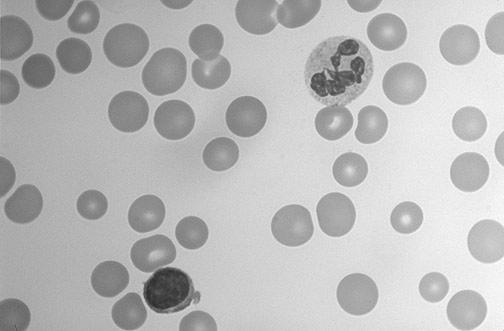
%> input picture Exam/examdata/blood.png, 504 x 331 px
$ octave task2.m   (GNU Octave 9; MATLAB toolbox functions it lacks are replaced by stand-ins)
%> lines starting %> are read from the running program, lines starting %| are printed output that depends on the picture; in (x1, y1, x2, y2) boxes, pixels count from 0 and x2, y2 are one past the last pixel; in counts of white or black regions, pixels touching at a corner belong together; the program's own positions count from 1
%% Load image
img = imread('examdata/blood.png');
%> img is the input picture: size 331x504 uint8; min 43, max 255, mean 186.3
figure
imshow(img)

%% Find sensitivity value that creates a good match for our background
T = adaptthresh(img,0.58,'ForegroundPolarity','dark');
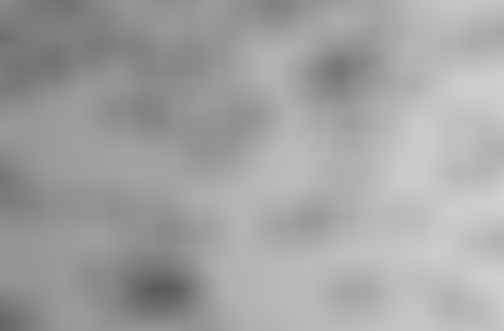
%> T: size 331x504 double; min 0.362, max 0.821, mean 0.639
imshow(T)

%% Binarize Image
img_binary = imbinarize(img, 'adaptive', 'Sensitivity',0.58, 'ForegroundPolarity','dark');
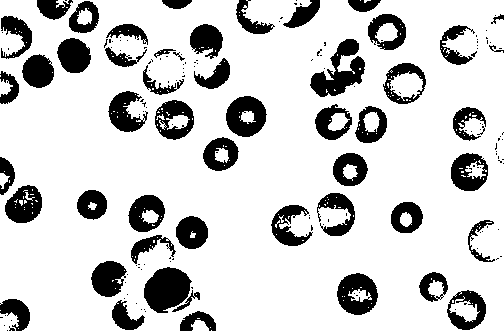
%> img_binary: size 331x504 logical; 81% white; 175 black regions (124 under 20 px), largest, box (x1, y1, x2, y2) and area: (144, 267, 192, 313) 1559, (310, 39, 365, 97) 1502, (226, 96, 267, 137) 1157
img_binary = abs(img_binary-1);
imshow(img_binary)

%% Dilate and erode
se = strel('disk', 3, 0);
eroded = imerode(img_binary, se);
%> eroded: size 331x504 double; values 0 (black) and 1 (white), 6.9% white; 87 white regions (28 under 20 px), largest, box (x1, y1, x2, y2) and area: (147, 270, 188, 310) 1163, (229, 99, 264, 134) 632, (60, 41, 88, 70) 616
se = strel('disk', 4, 0);
dilated = imdilate(eroded, se);
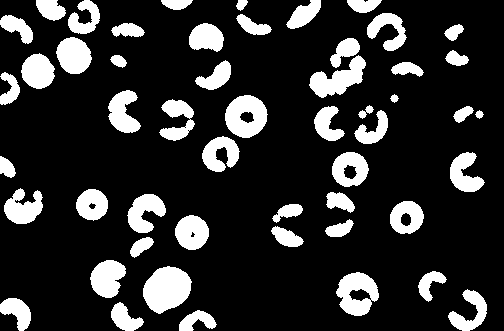
%> dilated: size 331x504 double; values 0 (black) and 1 (white), 18.2% white; 52 white regions, largest, box (x1, y1, x2, y2) and area: (143, 266, 192, 314) 1672, (225, 95, 268, 138) 1296, (336, 272, 379, 316) 1199
imshow(dilated)
% Count the number of cells
nb_cells = max(max(bwlabel(dilated)));
%> nb_cells = 52

%% Overlay of dilated on the image
overlay = imoverlay(img, dilated, 'red');
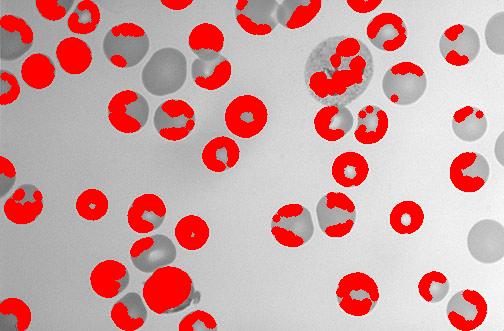
%> overlay: size 331x504x3 uint8; mean R, G, B 207.1, 160.7, 160.7
imshow(overlay)

%% Plot the boundaries of each cell
[B,L] = bwboundaries(dilated,'noholes');
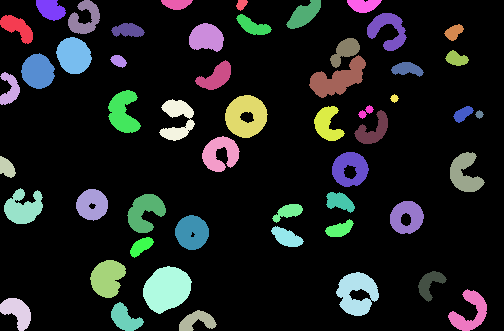
%> L: size 331x504 double; 53 distinct labels, from 0 to 52; one colour per label, 0 black
%> B = 52 boundaries; largest, box (x1, y1, x2, y2) and points: (309, 55, 366, 98) 160, (159, 99, 195, 141) 156, (367, 13, 407, 51) 150, (4, 188, 43, 224) 148, (202, 136, 240, 172) 148
imshow(label2rgb(L, @jet, [.5 .5 .5]))
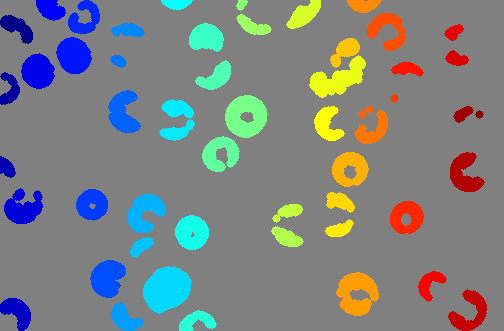
%> displayed picture: size 331x504x3, on the screen's scale of 0 to 255; mean R, G, B 124, 129.7, 129.7
hold on
for k = 1:length(B)
   boundary = B{k};
   plot(boundary(:,2), boundary(:,1), 'r', 'LineWidth', 2)
end
%> this loop made 52 passes

%% Alternative approach: Use 'imfindcircles' (Circular Hough Transform)
[centers, radii, metric] = imfindcircles(img,[15 80],'ObjectPolarity','dark', 'Sensitivity', 0.93);
%> centers = 43 rows, first 12: [357.9 294.9; 174.9 120.1; 246.5 117; 460.1 45.33; 129 112; 387.5 32.5; 350.7 170; 39 71.5; 470 172.5; 192.3 233; 467.5 310.5; 404.6 84.09]; radii = 43 values, max 24.06 at index 41, min 15.58 at index 30, mean 19.21; metric = 43 values, max 0.676 at index 1, min 0.151 at index 43, mean 0.468
imshow(img)
viscircles(centers, radii,'EdgeColor','b');
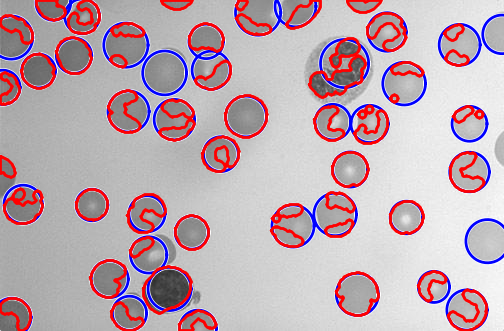
%> figure redrawn from the program's plot data
nb_cells_v2 = length(centers);
%> nb_cells_v2 = 43
